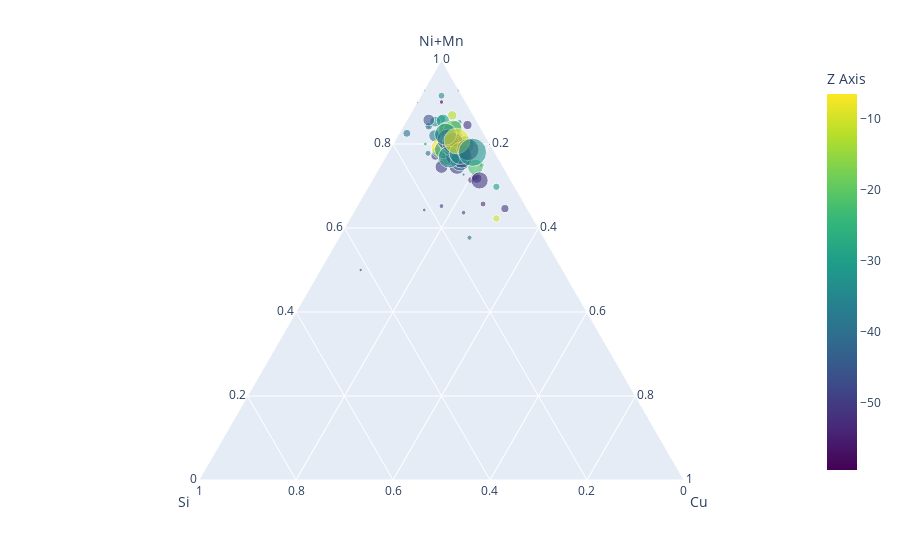
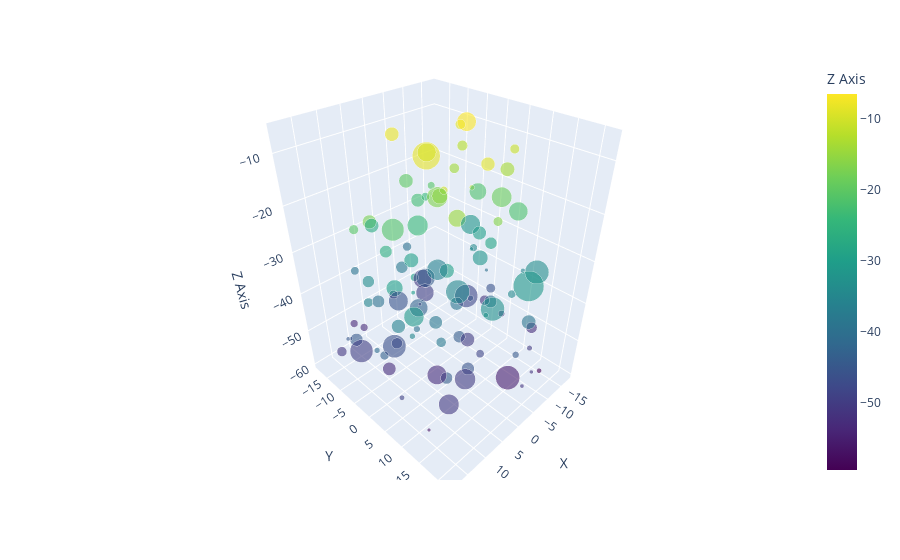

Notebook cell for these charts, in order:
### Code cell
# before reading the data and after creating pandas dataframes, drop specified columns
# retrieve the data needed from the cluster stats files for the composition plots
core_ions = ["Mn", "Si", "Ni", "Cu"]

# create a new dictionary every time you run a correction to avoid correcting data more than once
dfs = {}
cluster_data = {}

for i, dm in enumerate(dmax_values):
    
    # open the cluster stats file and create pandas dataframe
    cluster_stats_file = xml_files[i].replace(".xml", "_cluster-stats.txt")
    local_df = pandas.read_csv(cluster_stats_file, sep="\t")
    
    # insert all the corrections in here
    # exclude (matrix) ions by deleting the column
    local_df = local_df.drop(exclude_ions, axis=1)
    # lower the amount of ions for each element that has overlap with matrix ions
    for overlap_ion in overlap_ions:
        local_df[overlap_ion] = round(local_df[overlap_ion] * overlap_ions[overlap_ion])
    # transfer the overlapping ions into "original" elements
    local_df["Ni"] = local_df["Ni"] + local_df["Fm"]
    # delete the overlaping ions by multiplying by 0 to keep the total amount of ions constant
    local_df["Fm"] = local_df["Fm"] * 0
    
    # add total ions in cluster value
    local_df["Cluster Size"] = local_df.iloc[:, 3:-2].sum(axis=1)
    
    # change n_min
    local_df = local_df[local_df["Cluster Size"] >= n_min]
    
    # sort it by size
    local_df = local_df.sort_values(by="Cluster Size")
    
    previous_y_values = []
    # iterate through rows and find their core ions and total ions values
    # then core ions / total ions to know the absolute concentration 
    for i2, core_ion in enumerate(core_ions):
        cluster_size_values = local_df["Cluster Size"]
        x_values = np.arange(len(cluster_size_values))
        y_values = local_df[core_ion] / local_df["Cluster Size"] * 100
        
    # find the sum of ternary ions in each cluster    
    local_df["Relative Cluster Size"] = local_df["Ni"] + local_df["Cu"] + local_df["Mn"] + local_df["Si"]
    
    # once you have sum of ternary ions in each cluster, find relative concentration of each core ion
    local_df["Ni+Mn"] = local_df["Ni"] + local_df["Mn"]
    # local_df["Relative Si"] = local_df["Si"] / relative_cluster_size
    # local_df["Relative Cu"] = local_df["Cu"] / relative_cluster_size

    # create column with negative z location 
    local_df["Z Axis"] = local_df["Z"] * -1

    # plotting using plotly ternary diagrams
#     fig = px.scatter_ternary(local_df, a="relative_Ni_Mn", b="relative_Si", c="relative_Cu")
    fig = px.scatter_ternary(
        local_df, a="Ni+Mn", b="Si", c="Cu", 
        hover_name="Cluster Size", # change later to show cluster ID
        size="Cluster Size", size_max=20,
        color="Z Axis", color_continuous_scale=px.colors.sequential.Viridis,
        opacity=0.6
#         marker=dict(
#             color='LightSkyBlue',
#             size='Relative Cluster Size',
#             size_max = 15,
#             opacity=0.5,
#             line=dict(
#                 color='MediumPurple',
#                 width=5
#             )
#         )
    )
    fig.show()


    fig2 = px.scatter_3d(
        local_df, x='X', y='Y', z='Z Axis',
        color='Z Axis', color_continuous_scale=px.colors.sequential.Viridis,
        size='Cluster Size', size_max=30,
        opacity=0.6
    )

    fig2.show()

### Figure 1 — Plotly figure (JSON) as saved in the notebook; plotly's stock layout.template omitted (floating-point values rounded to 4 significant figures)
{"data": [{"a": [9, 9, 8, 8, 6, 13, 13, 9, 12, 16, 18, 16, 14, 15, 18, 15, 23, 25, 23, 28, 29, 37, 43, 37, 35, 40, 37, 33, 45, 48, 45, 52, 48, 42, 61, 52, 58, 57, 60, 61, 65, 71, 71, 65, 79, 83, 74, 99, 96, 95, 93, 93, 97, 100, 110, 113, 114, 111, 117, 118, 118, 121, 132, 123, 127, 130, 123, 131, 131, 135, 130, 148, 135, 150, 170, 178, 181, 214, 198, 211, 209, 239, 230, 232, 243, 235, 250, 249, 262, 283, 266, 283, 281, 285, 277, 336, 355, 341, 361, 363, 391, 374, 376, 523, 611], "b": [1, 1, 0, 1, 5, 0, 1, 3, 2, 2, 1, 2, 3, 4, 1, 4, 1, 2, 3, 5, 4, 3, 2, 4, 4, 4, 2, 4, 3, 6, 7, 10, 5, 3, 5, 5, 5, 9, 6, 10, 8, 2, 7, 9, 4, 8, 7, 10, 11, 7, 14, 8, 12, 13, 9, 10, 13, 12, 9, 15, 9, 14, 8, 12, 13, 13, 21, 12, 13, 15, 11, 12, 12, 18, 20, 18, 14, 19, 25, 28, 19, 25, 29, 21, 33, 25, 22, 23, 34, 20, 30, 19, 29, 29, 30, 35, 36, 33, 34, 47, 38, 35, 25, 42, 36], "c": [0, 0, 2, 2, 1, 1, 0, 2, 1, 1, 1, 3, 5, 4, 5, 7, 3, 3, 9, 3, 5, 6, 2, 7, 10, 9, 14, 16, 7, 3, 6, 1, 11, 20, 5, 15, 9, 9, 9, 8, 8, 11, 7, 11, 8, 10, 22, 7, 10, 16, 12, 18, 17, 14, 13, 12, 6, 19, 17, 11, 24, 21, 17, 24, 20, 21, 21, 23, 23, 18, 29, 13, 28, 27, 23, 31, 48, 24, 42, 36, 65, 33, 40, 48, 31, 47, 42, 48, 37, 36, 49, 53, 45, 48, 58, 50, 47, 70, 55, 62, 46, 72, 77, 83, 136], "hovertemplate": "<b>%{hovertext}</b><br><br>Ni+Mn=%{a}<br>Si=%{b}<br>Cu=%{c}<br>Cluster Size=%{marker.size}<br>Z Axis=%{marker.color}<extra></extra>", "hovertext": [10, 10, 10, 11, 12, 14, 14, 14, 15, 19, 20, 22, 22, 24, 24, 26, 28, 30, 35, 36, 38, 46, 47, 48, 49, 53, 53, 54, 55, 57, 58, 63, 64, 65, 71, 72, 72, 75, 75, 80, 81, 84, 85, 85, 91, 101, 103, 116, 117, 118, 119, 119, 126, 127, 132, 135, 135, 142, 143, 145, 151, 156, 157, 159, 160, 165, 166, 166, 167, 168, 170, 174, 176, 197, 213, 228, 243, 259, 265, 275, 293, 298, 299, 301, 308, 312, 314, 320, 333, 340, 346, 355, 356, 363, 365, 423, 438, 445, 450, 472, 477, 481, 484, 650, 790], "legendgroup": "", "marker": {"color": [-48.28, -56.42, -53.66, -40.32, -51.47, -44.83, -34.54, -51.3, -30.44, -35.86, -59.49, -11.46, -49.01, -50.16, -31.85, -40.79, -35.15, -41.58, -52.01, -39.76, -44.57, -20.9, -34.74, -53.21, -53.83, -34.59, -29.41, -10.25, -48.35, -39.14, -24.58, -39.83, -43.18, -50.73, -35.35, -45.81, -16.36, -20.58, -10.86, -50.87, -38.09, -51.5, -9.017, -14.07, -12.24, -48.04, -52.51, -33.57, -37.97, -43.91, -28.73, -44.08, -39.44, -26.34, -40.46, -44.56, -45.36, -39.09, -52.79, -38.2, -22.88, -29.7, -36.08, -17.46, -8.738, -7.907, -50.08, -20.02, -27.13, -38.9, -13.68, -29.81, -29.55, -31.89, -13.95, -29.74, -21.73, -14.61, -49.76, -42.54, -50.7, -11.42, -21.86, -43.99, -6.499, -52.83, -45.6, -31.77, -31.41, -18.72, -50.61, -23.82, -16.81, -50.14, -36.03, -21.18, -49.74, -48.05, -46.46, -34.74, -32.91, -33.55, -55.37, -8.368, -31.57], "coloraxis": "coloraxis", "opacity": 0.6, "size": [10, 10, 10, 11, 12, 14, 14, 14, 15, 19, 20, 22, 22, 24, 24, 26, 28, 30, 35, 36, 38, 46, 47, 48, 49, 53, 53, 54, 55, 57, 58, 63, 64, 65, 71, 72, 72, 75, 75, 80, 81, 84, 85, 85, 91, 101, 103, 116, 117, 118, 119, 119, 126, 127, 132, 135, 135, 142, 143, 145, 151, 156, 157, 159, 160, 165, 166, 166, 167, 168, 170, 174, 176, 197, 213, 228, 243, 259, 265, 275, 293, 298, 299, 301, 308, 312, 314, 320, 333, 340, 346, 355, 356, 363, 365, 423, 438, 445, 450, 472, 477, 481, 484, 650, 790], "sizemode": "area", "sizeref": 1.975, "symbol": "circle"}, "mode": "markers", "name": "", "showlegend": false, "subplot": "ternary", "type": "scatterternary"}], "layout": {"coloraxis": {"colorbar": {"title": {"text": "Z Axis"}}, "colorscale": [[0, "#440154"], [0.1111, "#482878"], [0.2222, "#3e4989"], [0.3333, "#31688e"], [0.4444, "#26828e"], [0.5556, "#1f9e89"], [0.6667, "#35b779"], [0.7778, "#6ece58"], [0.8889, "#b5de2b"], [1, "#fde725"]]}, "legend": {"itemsizing": "constant", "tracegroupgap": 0}, "margin": {"t": 60}, "ternary": {"aaxis": {"title": {"text": "Ni+Mn"}}, "baxis": {"title": {"text": "Si"}}, "caxis": {"title": {"text": "Cu"}}, "domain": {"x": [0, 1], "y": [0, 1]}}}}

### Figure 2 — Plotly figure (JSON) as saved in the notebook; plotly's stock layout.template omitted (floating-point values rounded to 4 significant figures)
{"data": [{"hovertemplate": "X=%{x}<br>Y=%{y}<br>Z Axis=%{marker.color}<br>Cluster Size=%{marker.size}<extra></extra>", "legendgroup": "", "marker": {"color": [-48.28, -56.42, -53.66, -40.32, -51.47, -44.83, -34.54, -51.3, -30.44, -35.86, -59.49, -11.46, -49.01, -50.16, -31.85, -40.79, -35.15, -41.58, -52.01, -39.76, -44.57, -20.9, -34.74, -53.21, -53.83, -34.59, -29.41, -10.25, -48.35, -39.14, -24.58, -39.83, -43.18, -50.73, -35.35, -45.81, -16.36, -20.58, -10.86, -50.87, -38.09, -51.5, -9.017, -14.07, -12.24, -48.04, -52.51, -33.57, -37.97, -43.91, -28.73, -44.08, -39.44, -26.34, -40.46, -44.56, -45.36, -39.09, -52.79, -38.2, -22.88, -29.7, -36.08, -17.46, -8.738, -7.907, -50.08, -20.02, -27.13, -38.9, -13.68, -29.81, -29.55, -31.89, -13.95, -29.74, -21.73, -14.61, -49.76, -42.54, -50.7, -11.42, -21.86, -43.99, -6.499, -52.83, -45.6, -31.77, -31.41, -18.72, -50.61, -23.82, -16.81, -50.14, -36.03, -21.18, -49.74, -48.05, -46.46, -34.74, -32.91, -33.55, -55.37, -8.368, -31.57], "coloraxis": "coloraxis", "opacity": 0.6, "size": [10, 10, 10, 11, 12, 14, 14, 14, 15, 19, 20, 22, 22, 24, 24, 26, 28, 30, 35, 36, 38, 46, 47, 48, 49, 53, 53, 54, 55, 57, 58, 63, 64, 65, 71, 72, 72, 75, 75, 80, 81, 84, 85, 85, 91, 101, 103, 116, 117, 118, 119, 119, 126, 127, 132, 135, 135, 142, 143, 145, 151, 156, 157, 159, 160, 165, 166, 166, 167, 168, 170, 174, 176, 197, 213, 228, 243, 259, 265, 275, 293, 298, 299, 301, 308, 312, 314, 320, 333, 340, 346, 355, 356, 363, 365, 423, 438, 445, 450, 472, 477, 481, 484, 650, 790], "sizemode": "area", "sizeref": 0.8778, "symbol": "circle"}, "mode": "markers", "name": "", "scene": "scene", "showlegend": false, "type": "scatter3d", "x": [15.53, 15.63, -6.439, -13.72, -5.787, 18.01, -10.94, -1.404, 11.29, -13.79, -14.01, 3.092, 18.06, -9.798, 5.668, 18.45, 15.47, -5.23, -15.99, 10.31, -1.446, -6.477, -11.85, 8.453, 8.844, -4.851, 9.019, 8.634, 0.07368, 7.6, -7.221, -7.314, 16.89, -2.081, 14.96, -15.16, 1.552, 15.04, -12.66, 17.78, 10.89, -16.48, -11.22, -4.445, -9.864, 9.987, -17.49, 12.31, 0.7129, 2.966, -8.293, 12.18, 10.43, 10.15, -6.201, 17.18, 6.928, 0.309, 12.89, 7.793, -2.895, -10.82, 14.85, 14.74, -0.5386, 3.037, -2.564, -3.127, 5.372, -5.013, -10.11, 3.158, 5.702, -6.655, 5.188, 13.3, -12.29, 7.603, -6.997, 3.678, -11.28, -1.574, -11.66, -5.808, -7.703, 7.158, 2.727, -14.76, 14.79, -9.006, 12.17, 2.726, 1.82, 5.861, -2.032, 9.752, 15.47, -11.34, 11.93, 1.589, 2.597, -12.59, -4.301, 4.597, -5.6], "y": [-9.469, 13.51, -12.59, 1.296, 20.7, -6.539, -0.8188, 21.72, 5.583, 10.64, 17.68, 10.96, 9.094, 17.08, 17.35, 3.384, 9.74, 4.379, 4.63, 5.066, 19.43, -8.16, -1.071, -15.02, -18.28, 14.76, 3.493, 10.3, 12.09, -17.3, -10.7, -17.37, 3.304, -16.96, -2.849, 1.678, 15.27, -4.762, 6.804, -10.11, 12.0, -0.9269, -5.063, -0.02188, -3.178, -1.575, 12.11, -5.987, -9.964, 8.994, 6.321, 14.63, -5.999, -2.758, 8.872, -4.975, 14.98, 5.672, -0.9874, 7.472, -8.31, 1.179, 5.339, -0.5034, 10.86, -7.87, 6.309, -11.87, -12.92, 19.04, 7.477, 5.707, -1.064, 5.186, 5.989, 3.014, -0.978, 12.12, -11.37, -1.746, -16.74, -4.121, 9.548, -9.766, -0.3776, 7.005, -9.362, -4.785, 9.49, 7.486, 15.22, -2.327, 1.908, 13.41, -2.073, -0.9133, -6.446, -2.276, -0.0495, 6.996, 16.25, 14.59, 16.16, 2.3, 17.62], "z": [-48.28, -56.42, -53.66, -40.32, -51.47, -44.83, -34.54, -51.3, -30.44, -35.86, -59.49, -11.46, -49.01, -50.16, -31.85, -40.79, -35.15, -41.58, -52.01, -39.76, -44.57, -20.9, -34.74, -53.21, -53.83, -34.59, -29.41, -10.25, -48.35, -39.14, -24.58, -39.83, -43.18, -50.73, -35.35, -45.81, -16.36, -20.58, -10.86, -50.87, -38.09, -51.5, -9.017, -14.07, -12.24, -48.04, -52.51, -33.57, -37.97, -43.91, -28.73, -44.08, -39.44, -26.34, -40.46, -44.56, -45.36, -39.09, -52.79, -38.2, -22.88, -29.7, -36.08, -17.46, -8.738, -7.907, -50.08, -20.02, -27.13, -38.9, -13.68, -29.81, -29.55, -31.89, -13.95, -29.74, -21.73, -14.61, -49.76, -42.54, -50.7, -11.42, -21.86, -43.99, -6.499, -52.83, -45.6, -31.77, -31.41, -18.72, -50.61, -23.82, -16.81, -50.14, -36.03, -21.18, -49.74, -48.05, -46.46, -34.74, -32.91, -33.55, -55.37, -8.368, -31.57]}], "layout": {"coloraxis": {"colorbar": {"title": {"text": "Z Axis"}}, "colorscale": [[0, "#440154"], [0.1111, "#482878"], [0.2222, "#3e4989"], [0.3333, "#31688e"], [0.4444, "#26828e"], [0.5556, "#1f9e89"], [0.6667, "#35b779"], [0.7778, "#6ece58"], [0.8889, "#b5de2b"], [1, "#fde725"]]}, "legend": {"itemsizing": "constant", "tracegroupgap": 0}, "margin": {"t": 60}, "scene": {"domain": {"x": [0, 1], "y": [0, 1]}, "xaxis": {"title": {"text": "X"}}, "yaxis": {"title": {"text": "Y"}}, "zaxis": {"title": {"text": "Z Axis"}}}}}
